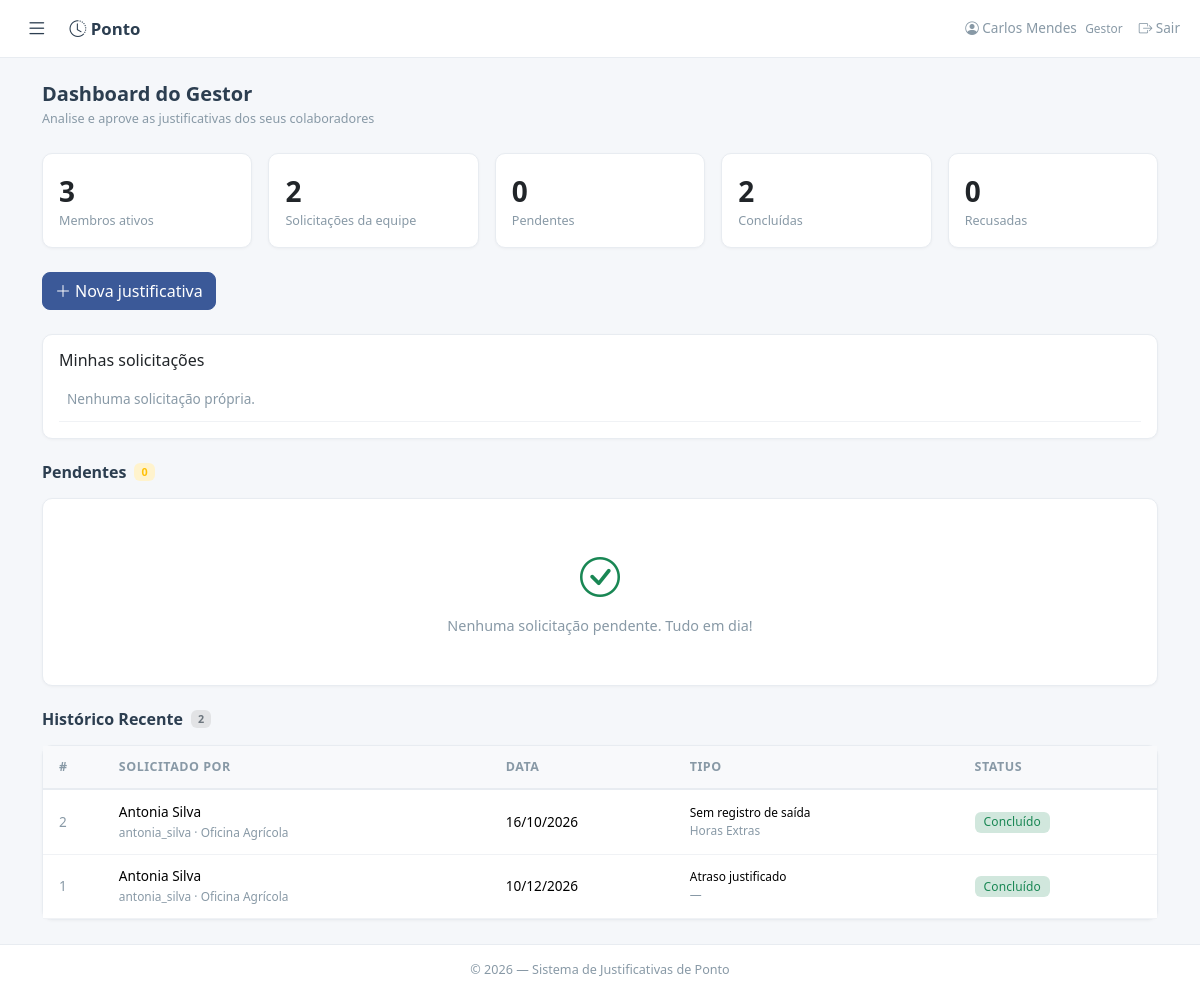
/gestor (signed in), run on the app's committed database.
### models.py (models this page shows, shortened)
class Usuario(UserMixin, db.Model):
    __tablename__ = 'usuarios'
    id = db.Column(db.Integer, primary_key=True)
    matricula = db.Column(db.String(20), unique=True, nullable=False)
    nome = db.Column(db.String(100), nullable=False)
    email = db.Column(db.String(120), unique=True, nullable=False)
    senha_hash = db.Column(db.String(256), nullable=False)
    perfil = db.Column(db.String(40), nullable=False)
    gestor_id = db.Column(db.Integer, db.ForeignKey('usuarios.id'), nullable=True)
    area_id = db.Column(db.Integer, db.ForeignKey('areas.id'), nullable=True)
    empresa_id = db.Column(db.Integer, db.ForeignKey('empresas.id'), nullable=True)
    ativo = db.Column(db.Boolean, default=True)
    criado_em = db.Column(db.DateTime, default=lambda: datetime.now(timezone.utc))
    gestor = db.relationship('Usuario', remote_side=[id], backref='subordinados')
    area = db.relationship('Area', backref='usuarios')
    empresa = db.relationship('Empresa', backref='usuarios')
    solicitacoes = db.relationship('Solicitacao', backref='colaborador',
                                   foreign_keys='Solicitacao.colaborador_id', lazy='dynamic')
    def tem_permissao(self, chave):
        if self.perfil == 'ti':
            return True
        return UsuarioPermissao.query.filter_by(usuario_id=self.id, permissao=chave).first() is not None

class Solicitacao(db.Model):
    __tablename__ = 'solicitacoes'
    id = db.Column(db.Integer, primary_key=True)
    colaborador_id = db.Column(db.Integer, db.ForeignKey('usuarios.id'), nullable=False)
    colaboradores = db.relationship('Colaborador', secondary=solicitacao_colaboradores,
                                    backref=db.backref('solicitacoes', lazy='dynamic'))
    participantes = db.relationship('SolicitacaoParticipante', backref='solicitacao',
                                    cascade='all, delete-orphan', order_by='SolicitacaoParticipante.ordem')
    data_ocorrencia = db.Column(db.Date, nullable=False)
    tipo_ocorrencia = db.Column(db.String(80), nullable=False)
    tipo_justificativa = db.Column(db.String(80), nullable=True)
    horario_entrada = db.Column(db.String(5), nullable=True)
    horario_saida = db.Column(db.String(5), nullable=True)
    motivo = db.Column(db.Text, nullable=False)
    comprovante = db.Column(db.Text, nullable=True)  # JSON com nomes dos anexos
    status = db.Column(db.String(30), default='pendente')
    gestor_id = db.Column(db.Integer, db.ForeignKey('usuarios.id'), nullable=True)
    gestor_parecer = db.Column(db.Text, nullable=True)
    gestor_data = db.Column(db.DateTime, nullable=True)
    dp_id = db.Column(db.Integer, db.ForeignKey('usuarios.id'), nullable=True)
    dp_parecer = db.Column(db.Text, nullable=True)
    dp_data = db.Column(db.DateTime, nullable=True)
    supervisor_id = db.Column(db.Integer, db.ForeignKey('usuarios.id'), nullable=True)
    supervisor_parecer = db.Column(db.Text, nullable=True)
    supervisor_data = db.Column(db.DateTime, nullable=True)
    criado_em = db.Column(db.DateTime, default=lambda: datetime.now(timezone.utc))
    atualizado_em = db.Column(db.DateTime, default=lambda: datetime.now(timezone.utc),
                               onupdate=lambda: datetime.now(timezone.utc))
    gestor_resp = db.relationship('Usuario', foreign_keys=[gestor_id])
    dp_resp = db.relationship('Usuario', foreign_keys=[dp_id])
    supervisor_resp = db.relationship('Usuario', foreign_keys=[supervisor_id])
    STATUS_LABELS = {
        'pendente': 'Pendente',
        'aprovado_gestor': 'Aprovado pelo Gestor',
        'recusado_gestor': 'Recusado pelo Gestor',
        'encaminhado_supervisor': 'Aguardando supervisor administrativo',
        'aprovado_supervisor': 'Aprovado pelo supervisor',
        'recusado_supervisor': 'Recusado pelo supervisor',
        'aprovado_dp': 'Concluído',
        'recusado_dp': 'Recusado pelo DP',
    }
    STATUS_COLORS = {
        'pendente': 'warning',
        'aprovado_gestor': 'info',
        'recusado_gestor': 'danger',
        'encaminhado_supervisor': 'warning',
        'aprovado_supervisor': 'info',
        'recusado_supervisor': 'danger',
        'aprovado_dp': 'success',
        'recusado_dp': 'danger',
    }
    @property
    def status_label(self):
        return self.STATUS_LABELS.get(self.status, self.status)
    @property
    def status_cor(self):
        return self.STATUS_COLORS.get(self.status, 'secondary')

class Area(db.Model):
    __tablename__ = 'areas'
    id = db.Column(db.Integer, primary_key=True)
    nome = db.Column(db.String(100), unique=True, nullable=False)
    ativo = db.Column(db.Boolean, default=True, nullable=False)
    empresas = db.relationship('Empresa', secondary='area_empresas', back_populates='areas')

### app.py (the view)
@app.route('/gestor')
@login_required
@perfil_requerido('gestor')
def painel_gestor():
    minhas_solicitacoes = (Solicitacao.query.filter_by(colaborador_id=current_user.id)
                           .order_by(Solicitacao.criado_em.desc()).all())
    pendentes = (Solicitacao.query
                 .join(Usuario, Solicitacao.colaborador_id == Usuario.id)
                 .filter(Usuario.gestor_id == current_user.id)
                 .filter((Usuario.area_id == current_user.area_id) | (current_user.area_id == None))
                 .filter(Solicitacao.status == 'pendente')
                 .order_by(Solicitacao.criado_em.desc())
                 .all())
    historico = (Solicitacao.query
                 .join(Usuario, Solicitacao.colaborador_id == Usuario.id)
                 .filter(Usuario.gestor_id == current_user.id)
                 .filter((Usuario.area_id == current_user.area_id) | (current_user.area_id == None))
                 .filter(Solicitacao.status != 'pendente')
                 .order_by(Solicitacao.atualizado_em.desc())
                 .limit(50)
                 .all())
    equipe = Usuario.query.filter_by(gestor_id=current_user.id, ativo=True).all()
    equipe_ids = [usuario.id for usuario in equipe]
    equipe_solicitacoes = Solicitacao.query.filter(Solicitacao.colaborador_id.in_(equipe_ids)).all() if equipe_ids else []
    estatisticas = {
        'membros': len(equipe),
        'total': len(equipe_solicitacoes),
        'pendentes': sum(s.status == 'pendente' for s in equipe_solicitacoes),
        'concluidas': sum(s.status in {'aprovado_dp', 'aprovado_supervisor'} for s in equipe_solicitacoes),
        'recusadas': sum(s.status.startswith('recusado') for s in equipe_solicitacoes),
    }
    return render_template('gestor.html', pendentes=pendentes, historico=historico,
                           estatisticas=estatisticas,
                           minhas_solicitacoes=minhas_solicitacoes,
                           colaboradores=Colaborador.query.order_by(Colaborador.nome).all(),
                           tipos=TipoJustificativa.query.order_by(TipoJustificativa.nome).all(),
                           tipos_ocorrencia=TIPOS_OCORRENCIA)

### templates/gestor.html (shortened to what this page needs)
{% extends "base.html" %}
{% block content %}
<div class="mb-4">
    <h5 class="fw-600 mb-1">Dashboard do Gestor</h5>
    <p class="text-muted small mb-0">Analise e aprove as justificativas dos seus colaboradores</p>
</div>
<div class="row g-3 mb-4">{% for valor, label in [(estatisticas.membros, 'Membros ativos'), (estatisticas.total, 'Solicitações da equipe'), (estatisticas.pendentes, 'Pendentes'), (estatisticas.concluidas, 'Concluídas'), (estatisticas.recusadas, 'Recusadas')] %}<div class="col-6 col-lg"><div class="card card-clean p-3"><strong class="fs-3">{{ valor }}</strong><span class="text-muted small">{{ label }}</span></div></div>{% endfor %}</div>
<div class="mb-4"><a class="btn btn-primary" href="{{ url_for('solicitacao_nova') }}"><i class="bi bi-plus-lg me-1"></i>Nova justificativa</a></div>
<div class="card card-clean mb-4"><div class="card-body"><h6>Minhas solicitações</h6><div class="table-responsive"><table class="table table-sm align-middle mb-0"><tbody>{% for s in minhas_solicitacoes %}<tr><td>#{{ s.id }}</td><td>{{ s.data_ocorrencia.strftime('%d/%m/%Y') }}</td><td><span class="badge bg-{{ s.status_cor }}-subtle text-{{ s.status_cor }}">{{ s.status_label }}</span></td><td class="text-end">{% if s.status == 'pendente' %}<a class="btn btn-sm btn-outline-primary" href="{{ url_for('editar_solicitacao', sol_id=s.id) }}">Editar</a>{% endif %}</td></tr>{% else %}<tr><td class="text-muted">Nenhuma solicitação própria.</td></tr>{% endfor %}</tbody></table></div></div></div>
<div class="d-flex align-items-center gap-2 mb-3">
    <h6 class="fw-600 mb-0">Pendentes</h6>
    <span class="badge bg-warning-subtle text-warning">{{ pendentes | length }}</span>
</div>
{% if pendentes %}
<div class="row g-3 mb-4">
    {% for s in pendentes %}
    <div class="col-12 col-md-6 col-xl-4">
        <div class="card card-clean card-hover h-100">
            <div class="card-body p-3">
                <div class="d-flex justify-content-between align-items-start mb-2">
                    <div>
                        <span class="fw-600">Solicitante: {{ s.colaborador.nome }}</span>
                        <span class="text-muted small ms-1">#{{ s.id }}</span>
                        <div class="small text-muted mt-1">Colaborador(es): {% for participante in s.participantes %}{{ participante.nome }} ({{ participante.matricula }}){% if not loop.last %}, {% endif %}{% endfor %}</div>
                    </div>
                    <span class="badge bg-warning-subtle text-warning badge-status">Pendente</span>
                </div>
                <div class="row g-1 small text-muted mb-2">
                    <div class="col-6"><i class="bi bi-calendar3 me-1"></i>{{ s.data_ocorrencia.strftime('%d/%m/%Y') }}</div>
                    <div class="col-6"><i class="bi bi-tag me-1"></i>{{ s.tipo_ocorrencia }}</div>
                    <div class="col-6"><i class="bi bi-file-text me-1"></i>{{ s.tipo_justificativa or '—' }}</div>
                    <div class="col-6">
                        {% if s.horario_entrada %}<i class="bi bi-box-arrow-in-right me-1"></i>{{ s.horario_entrada }}{% endif %}
                    </div>
                    <div class="col-6">
                        {% if s.horario_saida %}<i class="bi bi-box-arrow-right me-1"></i>{{ s.horario_saida }}{% endif %}
                    </div>
                </div>
                <p class="small text-muted mb-2 motivo-truncado" title="{{ s.motivo }}">{{ s.motivo }}</p>
                {% if s.comprovante %}
                <a href="{{ url_for('uploaded_file', sol_id=s.id) }}" target="_blank"
                   class="small text-primary text-decoration-none d-block mb-3">
                    <i class="bi bi-paperclip me-1"></i>Ver comprovante
                </a>
                {% endif %}
                <div class="d-flex gap-2 mt-auto">
                    <form method="POST" action="{{ url_for('gestor_aprovar', sol_id=s.id) }}" class="flex-fill">
                        <input type="hidden" name="csrf_token" value="{{ csrf_token() }}">
                        <button type="submit" class="btn btn-success btn-sm w-100">
                            <i class="bi bi-check-lg me-1"></i>Aprovar
                        </button>
                    </form>
                    <button type="button" class="btn btn-outline-danger btn-sm flex-fill"
                            data-bs-toggle="modal" data-bs-target="#recusarModal{{ s.id }}">
                        <i class="bi bi-x-lg me-1"></i>Recusar
                    </button>
                </div>
            </div>
        </div>
    </div>
    <div class="modal fade" id="recusarModal{{ s.id }}" tabindex="-1">
        <div class="modal-dialog modal-dialog-centered modal-sm">
            <div class="modal-content border-0 shadow">
                <form method="POST" action="{{ url_for('gestor_recusar', sol_id=s.id) }}">
                        <input type="hidden" name="csrf_token" value="{{ csrf_token() }}">
                    <div class="modal-header border-0 pb-0">
                        <h6 class="modal-title fw-600">Recusar #{{ s.id }}</h6>
                        <button type="button" class="btn-close" data-bs-dismiss="modal"></button>
                    </div>
                    <div class="modal-body">
                        <label class="form-label small fw-500">Motivo da recusa <span class="text-danger">*</span></label>
                        <textarea class="form-control" name="justificativa" rows="3"
                                  placeholder="Explique o motivo..." required></textarea>
                    </div>
                    <div class="modal-footer border-0 pt-0">
                        <button type="button" class="btn btn-light btn-sm" data-bs-dismiss="modal">Cancelar</button>
                        <button type="submit" class="btn btn-danger btn-sm px-3">Confirmar Recusa</button>
                    </div>
                </form>
            </div>
        </div>
    </div>
    {% endfor %}
</div>
{% else %}
<div class="card card-clean mb-4">
    <div class="card-body text-center py-5 text-muted">
        <i class="bi bi-check-circle fs-1 d-block mb-2 text-success"></i>
        <p class="mb-0">Nenhuma solicitação pendente. Tudo em dia!</p>
    </div>
</div>
{% endif %}
<div class="d-flex align-items-center gap-2 mb-3 mt-4">
    <h6 class="fw-600 mb-0">Histórico Recente</h6>
    <span class="badge bg-secondary-subtle text-secondary">{{ historico | length }}</span>
</div>
<div class="card card-clean">
    <div class="card-body p-0">
        {% if historico %}
        <div class="table-responsive">
            <table class="table table-hover align-middle mb-0">
                <thead>
                    <tr>
                        <th class="ps-3">#</th>
                        <th>Solicitado por</th>
                        <th>Data</th>
                        <th>Tipo</th>
                        <th>Status</th>
                    </tr>
                </thead>
                <tbody>
                    {% for s in historico %}
                    <tr>
                        <td class="ps-3 text-muted">{{ s.id }}</td>
                        <td class="fw-500">{{ s.colaborador.nome }}<br><span class="small text-muted">{{ s.colaborador.matricula }}{% if s.colaborador.area %} · {{ s.colaborador.area.nome }}{% endif %}</span></td>
                        <td>{{ s.data_ocorrencia.strftime('%d/%m/%Y') }}</td>
                        <td class="small">{{ s.tipo_ocorrencia }}<br><span class="text-muted">{{ s.tipo_justificativa or '—' }}</span></td>
                        <td>
                            <span class="badge bg-{{ s.status_cor }}-subtle text-{{ s.status_cor }} badge-status">
                                {{ s.status_label }}
                            </span>
                        </td>
                    </tr>
                    {% endfor %}
                </tbody>
            </table>
        </div>
        {% else %}
        <div class="text-center py-4 text-muted small">
            Nenhum registro no histórico.
        </div>
        {% endif %}
    </div>
</div>
{% endblock %}

### templates/base.html (shortened to what this page needs)
<!DOCTYPE html>
<html lang="pt-BR" data-bs-theme="light">
<head>
    <link href="{{ url_for('static', filename='css/bootstrap.min.css') }}" rel="stylesheet">
    <link href="{{ url_for('static', filename='css/bootstrap-icons.min.css') }}" rel="stylesheet">
    <link href="{{ url_for('static', filename='css/style.css') }}" rel="stylesheet">
</head>
<body class="app-layout">
{% if current_user.is_authenticated %}
<header class="topbar"><button class="sidebar-toggle" id="sidebar-toggle" type="button" aria-label="Alternar menu"><i class="bi bi-list"></i></button><a class="navbar-brand" href="{{ url_for('dashboard') }}"><i class="bi bi-clock-history"></i> Ponto</a><span class="topbar-user"><i class="bi bi-person-circle"></i> {{ current_user.nome }} <small>{{ current_user.perfil|capitalize }}</small></span><form method="POST" action="{{ url_for('logout') }}"><input type="hidden" name="csrf_token" value="{{ csrf_token() }}"><button class="nav-link text-danger border-0 bg-transparent" type="submit"><i class="bi bi-box-arrow-right"></i> Sair</button></form></header>
{% endif %}
<div class="toast-container position-fixed top-0 end-0 p-3" style="z-index:9999"></div>
<main class="app-content"><div class="container py-4">{% block content %}{% endblock %}</div></main>
<footer class="app-footer text-center text-muted small py-3">&copy; {{ now().year if now is defined else '2026' }} — Sistema de Justificativas de Ponto</footer>
</body></html>

### data on the page
Usuario: nome "Carlos Mendes", perfil "Gestor"
Solicitacao: id "2", colaborador.nome "Antonia Silva", colaborador.matricula "antonia_silva", colaborador.area.nome "Oficina Agrícola", data_ocorrencia "16/10/2026", tipo_ocorrencia "Sem registro de saída", tipo_justificativa "Horas Extras", status_label "Concluído"
Solicitacao: id "1", colaborador.nome "Antonia Silva", colaborador.matricula "antonia_silva", colaborador.area.nome "Oficina Agrícola", data_ocorrencia "10/12/2026", tipo_ocorrencia "Atraso justificado", tipo_justificativa "—", status_label "Concluído"

### other printed values
{{ valor }} "3" "2" "0" "2" "0"
{{ label }} "Membros ativos" "Solicitações da equipe" "Pendentes" "Concluídas" "Recusadas"
{{ pendentes | length }} "0"
{{ historico | length }} "2"
